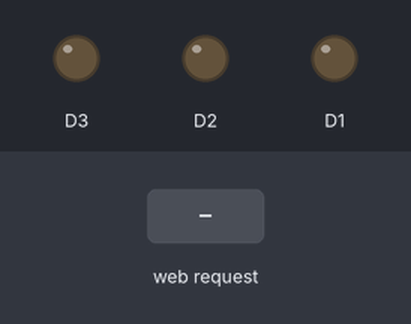
Simulated run of this sketch. Board: ESP8266 (NodeMCU). On the bench: output pins drawn as LEDs (lit = HIGH). The inputs (shaded band) are chosen by the test bench. WiFi joins after 1.5 s; servers stay silent unless stated; what the sketch prints to the serial monitor is not drawn.

Above: at 2.8 s.
2.9 s: HTTP request GET /Led1on received
At 4.1 s:
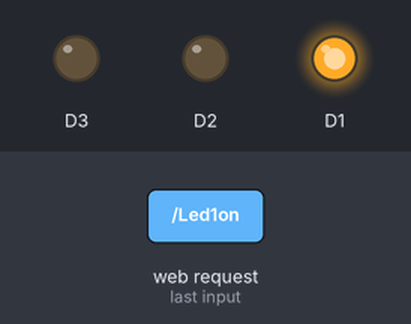
4.4 s: HTTP request GET /Led2on received
At 5.5 s:
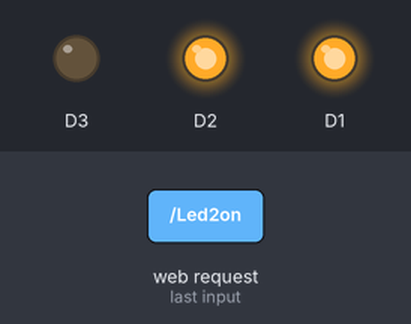
5.9 s: HTTP request GET /Led1off received
At 6.6 s:
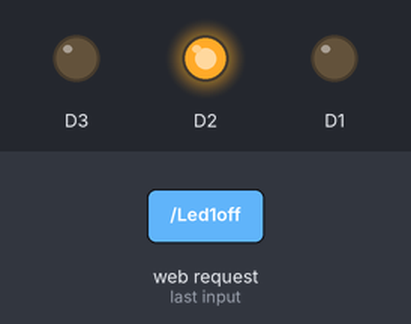
7.4 s: HTTP request GET /On received
At 7.7 s:
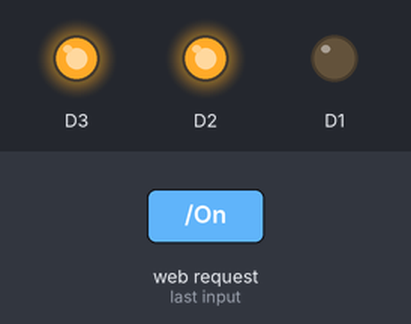
8.9 s: HTTP request GET /Led2off received
At 10.1 s:
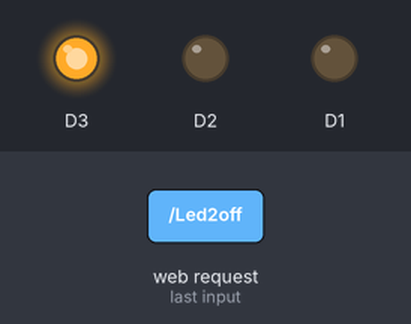
10.4 s: HTTP request GET /Off received
At 11.2 s:
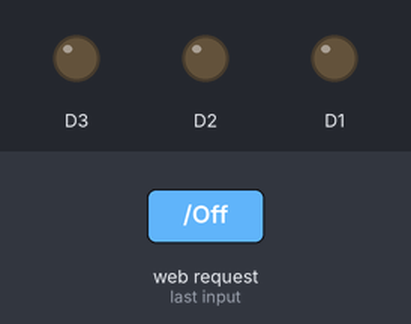
Timing chart, 0 to 12.9 s (numbered marks = the images above; inputs shaded):
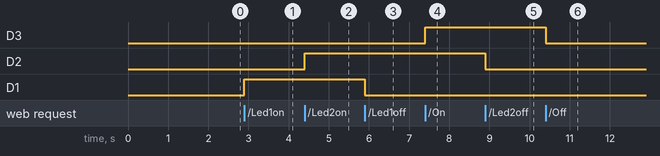

The sketch:

LED.ino
```cpp
#include <ESP8266WiFi.h>
#include <WiFiClient.h>
#include <ESP8266WebServer.h>
#include <ESP8266mDNS.h>

MDNSResponder mdns;

ESP8266WebServer server(80);
String s;
const char* ssid     = "BuBu";      // tên wifi
const char* password = "13071996";  // password

void setup() {

  pinMode(D1, OUTPUT);
  pinMode(D2, OUTPUT);
  pinMode(D3, OUTPUT);

  s += "<head>";
  s += "<meta charset='UTF-8'>";
  s += "</head>";
  s += "<center><h3>Websever</h3>";
  //s += "<div class=\"row\">";
  s += "<table>";

  s += "<tr>";
  s += "<p>LED 1<a href=\"Led1on\"><button>ON</button></a>&nbsp;<a href=\"Led1off\"><button>OFF</button></a></p>";
  s += "</tr>";

  s += "<tr>";
  s += "<p>LED 2<a href=\"Led2on\"><button>ON</button></a>&nbsp;<a href=\"Led2off\"><button>OFF</button></a></p>";
  s += "</tr>";

  s += "<tr>";
  s += "<p>COI 3<a href=\"On\"><button>ON</button></a>&nbsp;<a href=\"Off\"><button>OFF</button></a></p>";
  s += "</tr>";

  //s += "<tr>";
  s += "</table>";
  s += "</center>";
  //s += "</html>";

  Serial.begin(115200);
  delay(100);


  Serial.println();
  Serial.println();
  Serial.print("Connecting to ");
  Serial.println(ssid);

  WiFi.begin(ssid, password);

  while (WiFi.status() != WL_CONNECTED) {
    delay(500);
    Serial.print(".");
  }

  Serial.println("");
  Serial.println("WiFi connected");
  Serial.println("IP address: ");
  Serial.println(WiFi.localIP());

  if (mdns.begin("esp8266", WiFi.localIP()))
    Serial.println("MDNS responder started");

  server.on("/", [](){
    server.send(200, "text/html", s);
  });
  server.on("/Led1on", [](){
    server.send(200, "text/html", s);
    //Bật led1
    digitalWrite(D1, HIGH);
    delay(100);
  });
  server.on("/Led1off", [](){
    server.send(200, "text/html", s);
    //Tắt led1
    digitalWrite(D1, LOW);
    delay(100);
  });
  server.on("/Led2on", [](){
    server.send(200, "text/html", s);
    //Bật led2
    digitalWrite(D2, HIGH);
    delay(100);
  });
  server.on("/Led2off", [](){
    server.send(200, "text/html", s);
    //Tắt led2
    digitalWrite(D2, LOW);
    delay(100);
  });
  server.on("/On", [](){
    server.send(200, "text/html", s);
    //Bật Coi
    digitalWrite(D3, HIGH);
    delay(100);
  });
  server.on("/Off", [](){
    server.send(200, "text/html", s);
    //Tắt Coi
    digitalWrite(D3, LOW);
    delay(100);
  });
  server.begin();
  Serial.println("HTTP server started");
}

void loop() {
  server.handleClient();
}
```

Measured:
- after the input at 2.9 s, D1: LOW → HIGH at once
- after the input at 4.4 s, D2: LOW → HIGH at once
- after the input at 5.9 s, D1: HIGH → LOW at once
- after the input at 7.4 s, D3: LOW → HIGH at once
- after the input at 8.9 s, D2: HIGH → LOW at once
- after the input at 10.4 s, D3: HIGH → LOW at once
